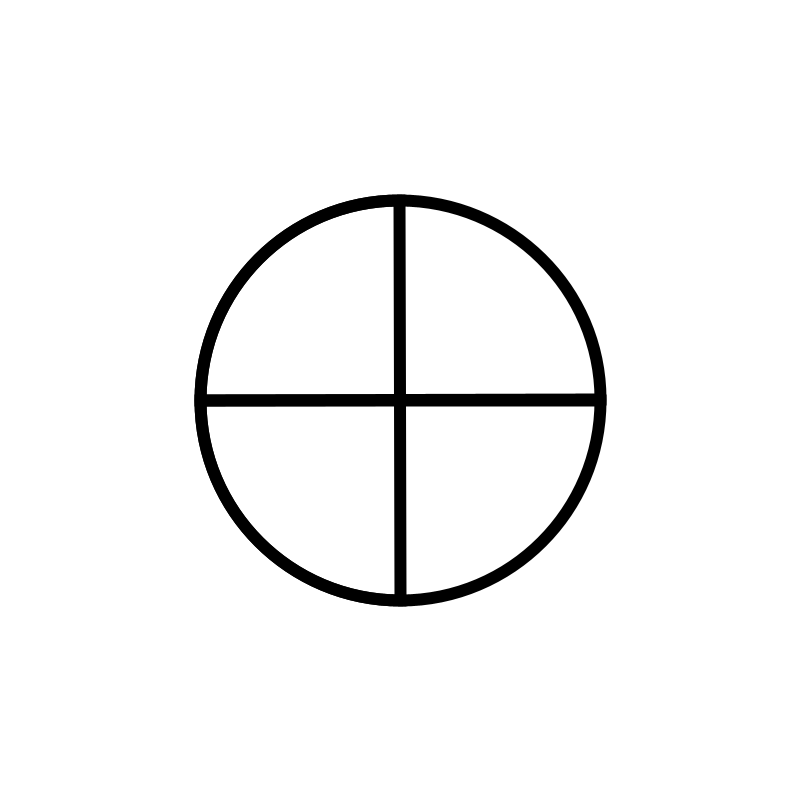
Frame 1 (no input)
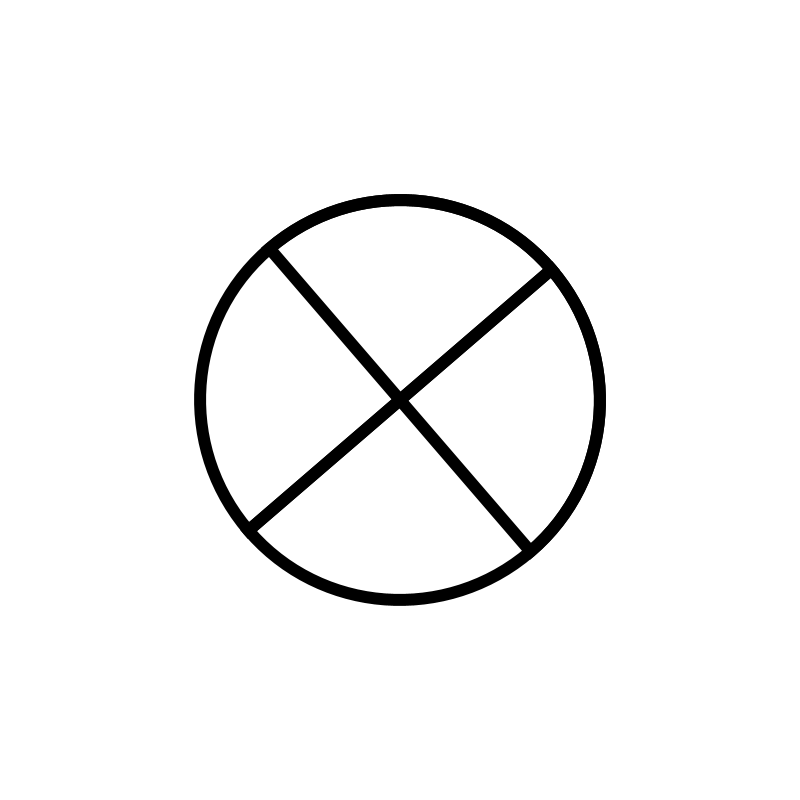
Frame 60 (the mouse pressed at the canvas centre just before this capture)
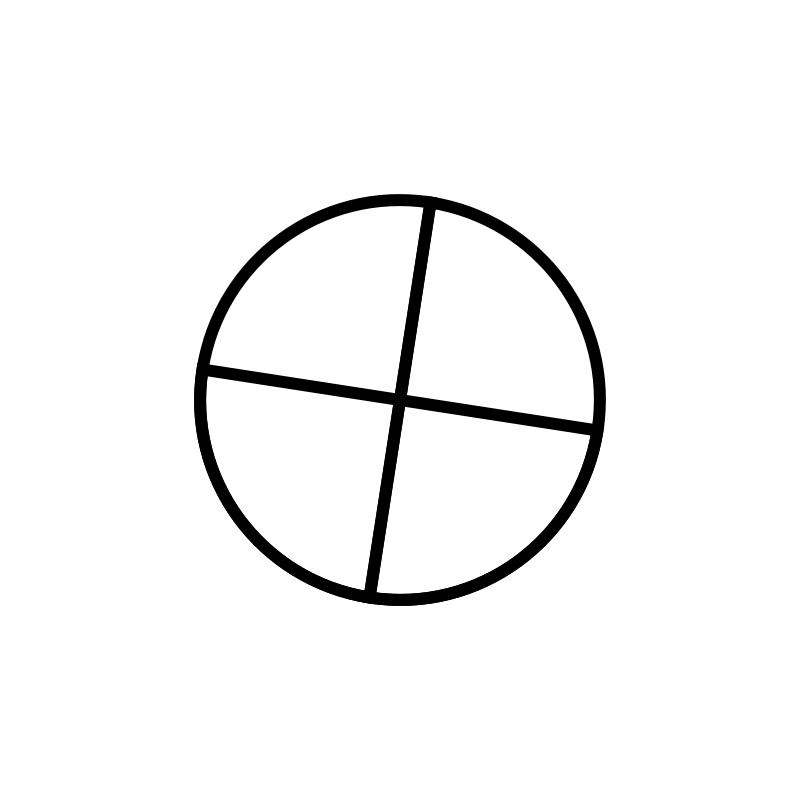
Frame 120 (the mouse held since frame 60 and released just before this capture)

The Processing sketch that drew these frames (run headless with seeded random() and noise(); from frame 60 on, the mouse is pressed at the canvas centre):

// Processing sketch: Opg_2_1
// ── Opg_2_1.pde
void setup() {
size(800,800);
}

void draw() {
background(255);
translate(400,400);
rotate(frameCount/4);
noFill();
strokeWeight(12);
arc(0,0,400,400,0,PI,CHORD);
arc(0,0,400,400,PI,PI*2,CHORD);
arc(0,0,400,400,PI/2,PI*1.5,CHORD);
}

/* forsøg 1
void setup(){
size(800,800);
}

void draw() {
  background(220);
  drawCircle();
  drawCenterRect();
  drawMiddleLines();

}

void drawMiddleLines() {
 strokeWeight(16);
 line(-(width),-(670),width,-(670));
}

void drawCircle() {
  translate(width/2,height/2);
  strokeWeight(12);
  noFill();
  circle(0,0,width/2);
}

void drawCenterRect() {
  fill(10);
  rect(-190,-5,380,5);
}
*/
